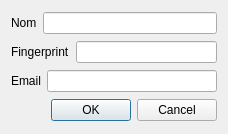
<?xml version="1.0" encoding="UTF-8"?>
<ui version="4.0">
 <class>AddContactDialog</class>
 <widget class="QDialog" name="AddContactDialog">
  <property name="geometry">
   <rect>
    <x>0</x>
    <y>0</y>
    <width>228</width>
    <height>134</height>
   </rect>
  </property>
  <property name="windowTitle">
   <string>Add a contact</string>
  </property>
  <layout class="QVBoxLayout" name="verticalLayout">
   <item>
    <layout class="QHBoxLayout" name="horizontalLayout_3">
     <item>
      <widget class="QLabel" name="label">
       <property name="text">
        <string>Nom</string>
       </property>
      </widget>
     </item>
     <item>
      <widget class="QLineEdit" name="edit_name"/>
     </item>
    </layout>
   </item>
   <item>
    <layout class="QHBoxLayout" name="horizontalLayout">
     <item>
      <widget class="QLabel" name="label_2">
       <property name="text">
        <string>Fingerprint</string>
       </property>
      </widget>
     </item>
     <item>
      <widget class="QLineEdit" name="edit_fingerprint"/>
     </item>
    </layout>
   </item>
   <item>
    <layout class="QHBoxLayout" name="horizontalLayout_2">
     <property name="topMargin">
      <number>0</number>
     </property>
     <item>
      <widget class="QLabel" name="label_3">
       <property name="text">
        <string>Email</string>
       </property>
      </widget>
     </item>
     <item>
      <widget class="QLineEdit" name="edit_email"/>
     </item>
    </layout>
   </item>
   <item>
    <widget class="QDialogButtonBox" name="buttonBox">
     <property name="orientation">
      <enum>Qt::Horizontal</enum>
     </property>
     <property name="standardButtons">
      <set>QDialogButtonBox::Cancel|QDialogButtonBox::Ok</set>
     </property>
    </widget>
   </item>
  </layout>
 </widget>
 <resources/>
 <connections>
  <connection>
   <sender>buttonBox</sender>
   <signal>accepted()</signal>
   <receiver>AddContactDialog</receiver>
   <slot>accept()</slot>
   <hints>
    <hint type="sourcelabel">
     <x>248</x>
     <y>254</y>
    </hint>
    <hint type="destinationlabel">
     <x>157</x>
     <y>274</y>
    </hint>
   </hints>
  </connection>
  <connection>
   <sender>buttonBox</sender>
   <signal>rejected()</signal>
   <receiver>AddContactDialog</receiver>
   <slot>reject()</slot>
   <hints>
    <hint type="sourcelabel">
     <x>316</x>
     <y>260</y>
    </hint>
    <hint type="destinationlabel">
     <x>286</x>
     <y>274</y>
    </hint>
   </hints>
  </connection>
  <connection>
   <sender>edit_fingerprint</sender>
   <signal>textChanged(QString)</signal>
   <receiver>AddContactDialog</receiver>
   <slot>fingerprintEdited()</slot>
   <hints>
    <hint type="sourcelabel">
     <x>145</x>
     <y>52</y>
    </hint>
    <hint type="destinationlabel">
     <x>113</x>
     <y>66</y>
    </hint>
   </hints>
  </connection>
  <connection>
   <sender>edit_name</sender>
   <signal>textChanged(QString)</signal>
   <receiver>AddContactDialog</receiver>
   <slot>nameEdited()</slot>
   <hints>
    <hint type="sourcelabel">
     <x>129</x>
     <y>21</y>
    </hint>
    <hint type="destinationlabel">
     <x>113</x>
     <y>66</y>
    </hint>
   </hints>
  </connection>
 </connections>
 <slots>
  <slot>nameEdited()</slot>
  <slot>fingerprintEdited()</slot>
 </slots>
</ui>
